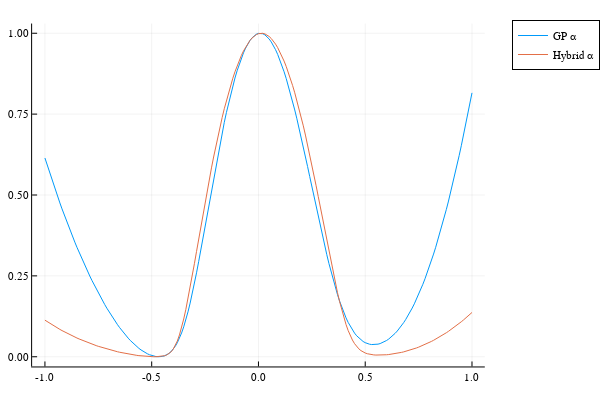

Source (notebook cell):
### Code cell
plot(domain, stdize(EIx), label="GP α")
plot!(domain, stdize(EIx2), label="Hybrid α", legend=:outertopright)
# plot!(domain, stdize(POIx), label="Probability of Improvement")
# plot!(domain, stdize(LCBx), label="Lower Confidence Bound")

### Figure 1 — Plotly figure (JSON) as saved in the notebook; plotly's stock layout.template omitted (floating-point values rounded to 4 significant figures; data arrays with more than 128 entries replaced by an {"elided": "..."} marker saying what was removed)
{"data": [{"colorbar": {"len": 0.9525, "title": {"text": ""}, "x": 0.9934, "y": 0.5139}, "legendgroup": "GP α", "line": {"color": "rgba(0, 154, 250, 1.000)", "dash": "solid", "shape": "linear", "width": 1}, "mode": "lines", "name": "GP α", "showlegend": true, "type": "scatter", "x": {"elided": "201 float values"}, "xaxis": "x", "y": {"elided": "201 float values"}, "yaxis": "y"}, {"colorbar": {"len": 0.9525, "title": {"text": ""}, "x": 0.9934, "y": 0.5139}, "legendgroup": "Hybrid α", "line": {"color": "rgba(227, 111, 71, 1.000)", "dash": "solid", "shape": "linear", "width": 1}, "mode": "lines", "name": "Hybrid α", "showlegend": true, "type": "scatter", "x": {"elided": "201 float values"}, "xaxis": "x", "y": {"elided": "201 float values"}, "yaxis": "y"}], "layout": {"annotations": [], "height": 400, "legend": {"bgcolor": "rgba(255, 255, 255, 1.000)", "bordercolor": "rgba(0, 0, 0, 1)", "borderwidth": 1, "font": {"color": "rgba(0, 0, 0, 1)", "family": "sans-serif", "size": 11}, "title": {"font": {"color": "rgba(0, 0, 0, 1)", "family": "sans-serif", "size": 15}, "text": ""}, "tracegroupgap": 0, "traceorder": "normal", "x": 1.05, "xanchor": "upper", "y": 1, "yanchor": "right"}, "margin": {"b": 20, "l": 0, "r": 0, "t": 20}, "paper_bgcolor": "rgba(255, 255, 255, 1.000)", "plot_bgcolor": "rgba(255, 255, 255, 1.000)", "showlegend": true, "width": 600, "xaxis": {"anchor": "y", "domain": [0.06582, 0.9934], "gridcolor": "rgba(0, 0, 0, 0.1)", "gridwidth": 0.5, "linecolor": "rgba(0, 0, 0, 1)", "mirror": false, "range": [-1.06, 1.06], "showgrid": true, "showline": true, "showticklabels": true, "tickangle": 0, "tickcolor": "rgb(0, 0, 0)", "tickfont": {"color": "rgba(0, 0, 0, 1)", "family": "sans-serif", "size": 11}, "tickmode": "array", "ticks": "inside", "ticktext": ["-1.0", "-0.5", "0.0", "0.5", "1.0"], "tickvals": [-1, -0.5, 0, 0.5, 1], "title": {"font": {"color": "rgba(0, 0, 0, 1)", "family": "sans-serif", "size": 15}, "text": ""}, "type": "linear", "visible": true, "zeroline": false, "zerolinecolor": "rgba(0, 0, 0, 1)"}, "yaxis": {"anchor": "x", "domain": [0.03762, 0.9902], "gridcolor": "rgba(0, 0, 0, 0.1)", "gridwidth": 0.5, "linecolor": "rgba(0, 0, 0, 1)", "mirror": false, "range": [-0.03, 1.03], "showgrid": true, "showline": true, "showticklabels": true, "tickangle": 0, "tickcolor": "rgb(0, 0, 0)", "tickfont": {"color": "rgba(0, 0, 0, 1)", "family": "sans-serif", "size": 11}, "tickmode": "array", "ticks": "inside", "ticktext": ["0.00", "0.25", "0.50", "0.75", "1.00"], "tickvals": [0, 0.25, 0.5, 0.75, 1], "title": {"font": {"color": "rgba(0, 0, 0, 1)", "family": "sans-serif", "size": 15}, "text": ""}, "type": "linear", "visible": true, "zeroline": false, "zerolinecolor": "rgba(0, 0, 0, 1)"}}}
